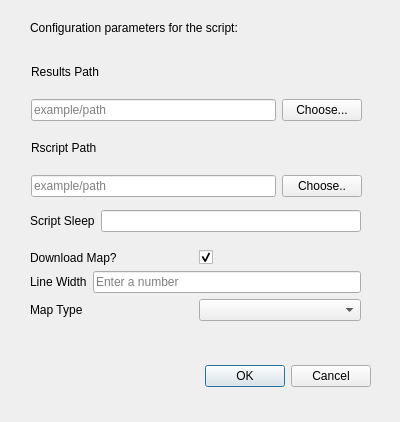
<?xml version="1.0" encoding="UTF-8"?>
<ui version="4.0">
 <class>Dialog</class>
 <widget class="QDialog" name="Dialog">
  <property name="geometry">
   <rect>
    <x>0</x>
    <y>0</y>
    <width>400</width>
    <height>422</height>
   </rect>
  </property>
  <property name="windowTitle">
   <string>Parameters</string>
  </property>
  <property name="windowIcon">
   <iconset>
    <normaloff>logo.png</normaloff>logo.png</iconset>
  </property>
  <widget class="QDialogButtonBox" name="buttonBox">
   <property name="geometry">
    <rect>
     <x>30</x>
     <y>360</y>
     <width>341</width>
     <height>32</height>
    </rect>
   </property>
   <property name="orientation">
    <enum>Qt::Horizontal</enum>
   </property>
   <property name="standardButtons">
    <set>QDialogButtonBox::Cancel|QDialogButtonBox::Ok</set>
   </property>
  </widget>
  <widget class="QLabel" name="label_4">
   <property name="geometry">
    <rect>
     <x>30</x>
     <y>20</y>
     <width>361</width>
     <height>16</height>
    </rect>
   </property>
   <property name="text">
    <string>Configuration parameters for the script:</string>
   </property>
  </widget>
  <widget class="QWidget" name="layoutWidget">
   <property name="geometry">
    <rect>
     <x>31</x>
     <y>51</y>
     <width>331</width>
     <height>146</height>
    </rect>
   </property>
   <layout class="QVBoxLayout" name="verticalLayout">
    <item>
     <widget class="QLabel" name="label_6">
      <property name="text">
       <string>Results Path</string>
      </property>
     </widget>
    </item>
    <item>
     <layout class="QHBoxLayout" name="horizontalLayout_2">
      <item>
       <widget class="QLineEdit" name="resultsLine">
        <property name="toolTip">
         <string>Enter path to where you wish to save results</string>
        </property>
        <property name="readOnly">
         <bool>true</bool>
        </property>
        <property name="placeholderText">
         <string>example/path</string>
        </property>
       </widget>
      </item>
      <item>
       <widget class="QPushButton" name="resultsButton">
        <property name="toolTip">
         <string>Choose folder</string>
        </property>
        <property name="text">
         <string>Choose...</string>
        </property>
       </widget>
      </item>
     </layout>
    </item>
    <item>
     <widget class="QLabel" name="label_7">
      <property name="text">
       <string>Rscript Path</string>
      </property>
     </widget>
    </item>
    <item>
     <layout class="QHBoxLayout" name="horizontalLayout_3">
      <item>
       <widget class="QLineEdit" name="rscriptLine">
        <property name="toolTip">
         <string>Enter path to Rscript file</string>
        </property>
        <property name="readOnly">
         <bool>true</bool>
        </property>
        <property name="placeholderText">
         <string>example/path</string>
        </property>
       </widget>
      </item>
      <item>
       <widget class="QPushButton" name="rscriptButton">
        <property name="toolTip">
         <string>Choose folder</string>
        </property>
        <property name="text">
         <string>Choose..</string>
        </property>
       </widget>
      </item>
     </layout>
    </item>
   </layout>
  </widget>
  <widget class="QWidget" name="layoutWidget">
   <property name="geometry">
    <rect>
     <x>30</x>
     <y>250</y>
     <width>331</width>
     <height>73</height>
    </rect>
   </property>
   <layout class="QVBoxLayout" name="verticalLayout_2">
    <item>
     <layout class="QHBoxLayout" name="horizontalLayout_4">
      <item>
       <widget class="QLabel" name="label">
        <property name="text">
         <string>Download Map?</string>
        </property>
       </widget>
      </item>
      <item>
       <widget class="QCheckBox" name="checkBox">
        <property name="text">
         <string/>
        </property>
        <property name="checked">
         <bool>true</bool>
        </property>
       </widget>
      </item>
     </layout>
    </item>
    <item>
     <layout class="QHBoxLayout" name="horizontalLayout_5">
      <item>
       <widget class="QLabel" name="label_2">
        <property name="text">
         <string>Line Width</string>
        </property>
       </widget>
      </item>
      <item>
       <widget class="QLineEdit" name="widthLine">
        <property name="toolTip">
         <string>Please enter line width</string>
        </property>
        <property name="placeholderText">
         <string>Enter a number</string>
        </property>
       </widget>
      </item>
     </layout>
    </item>
    <item>
     <layout class="QHBoxLayout" name="horizontalLayout_6">
      <item>
       <widget class="QLabel" name="label_3">
        <property name="text">
         <string>Map Type</string>
        </property>
       </widget>
      </item>
      <item>
       <widget class="QComboBox" name="comboBox">
        <property name="toolTip">
         <string>Select type of map to download</string>
        </property>
       </widget>
      </item>
     </layout>
    </item>
   </layout>
  </widget>
  <widget class="QWidget" name="layoutWidget">
   <property name="geometry">
    <rect>
     <x>30</x>
     <y>210</y>
     <width>331</width>
     <height>22</height>
    </rect>
   </property>
   <layout class="QHBoxLayout" name="horizontalLayout">
    <item>
     <widget class="QLabel" name="label_5">
      <property name="text">
       <string>Script Sleep</string>
      </property>
     </widget>
    </item>
    <item>
     <widget class="QLineEdit" name="sleepLine"/>
    </item>
   </layout>
  </widget>
 </widget>
 <resources/>
 <connections>
  <connection>
   <sender>buttonBox</sender>
   <signal>accepted()</signal>
   <receiver>Dialog</receiver>
   <slot>accept()</slot>
   <hints>
    <hint type="sourcelabel">
     <x>248</x>
     <y>374</y>
    </hint>
    <hint type="destinationlabel">
     <x>157</x>
     <y>274</y>
    </hint>
   </hints>
  </connection>
  <connection>
   <sender>buttonBox</sender>
   <signal>rejected()</signal>
   <receiver>Dialog</receiver>
   <slot>reject()</slot>
   <hints>
    <hint type="sourcelabel">
     <x>316</x>
     <y>380</y>
    </hint>
    <hint type="destinationlabel">
     <x>286</x>
     <y>274</y>
    </hint>
   </hints>
  </connection>
  <connection>
   <sender>resultsButton</sender>
   <signal>clicked()</signal>
   <receiver>Dialog</receiver>
   <slot>resultsSlot()</slot>
   <hints>
    <hint type="sourcelabel">
     <x>336</x>
     <y>132</y>
    </hint>
    <hint type="destinationlabel">
     <x>390</x>
     <y>140</y>
    </hint>
   </hints>
  </connection>
  <connection>
   <sender>rscriptButton</sender>
   <signal>clicked()</signal>
   <receiver>Dialog</receiver>
   <slot>rscriptSlot()</slot>
   <hints>
    <hint type="sourcelabel">
     <x>329</x>
     <y>181</y>
    </hint>
    <hint type="destinationlabel">
     <x>364</x>
     <y>217</y>
    </hint>
   </hints>
  </connection>
  <connection>
   <sender>checkBox</sender>
   <signal>stateChanged(int)</signal>
   <receiver>Dialog</receiver>
   <slot>stateChangedSlot()</slot>
   <hints>
    <hint type="sourcelabel">
     <x>204</x>
     <y>251</y>
    </hint>
    <hint type="destinationlabel">
     <x>241</x>
     <y>209</y>
    </hint>
   </hints>
  </connection>
 </connections>
 <slots>
  <slot>installationSlot()</slot>
  <slot>resultsSlot()</slot>
  <slot>rscriptSlot()</slot>
  <slot>stateChangedSlot()</slot>
 </slots>
</ui>
